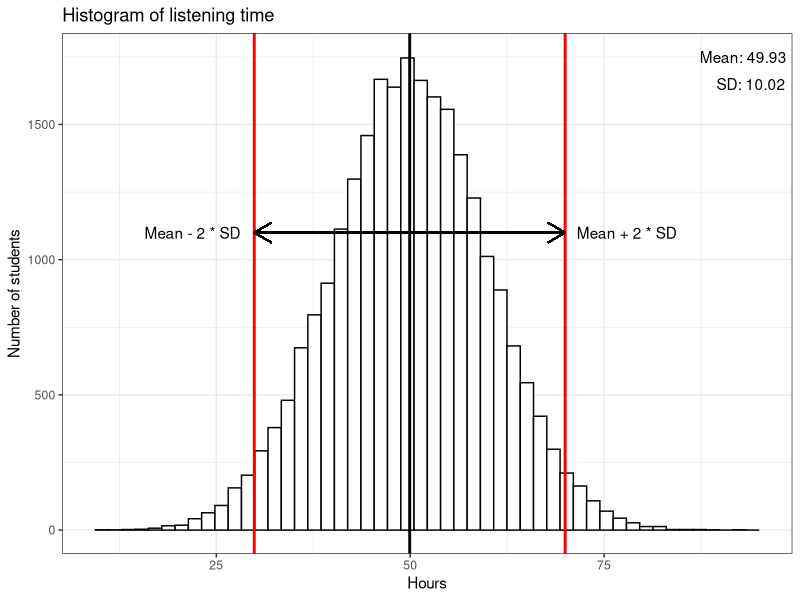
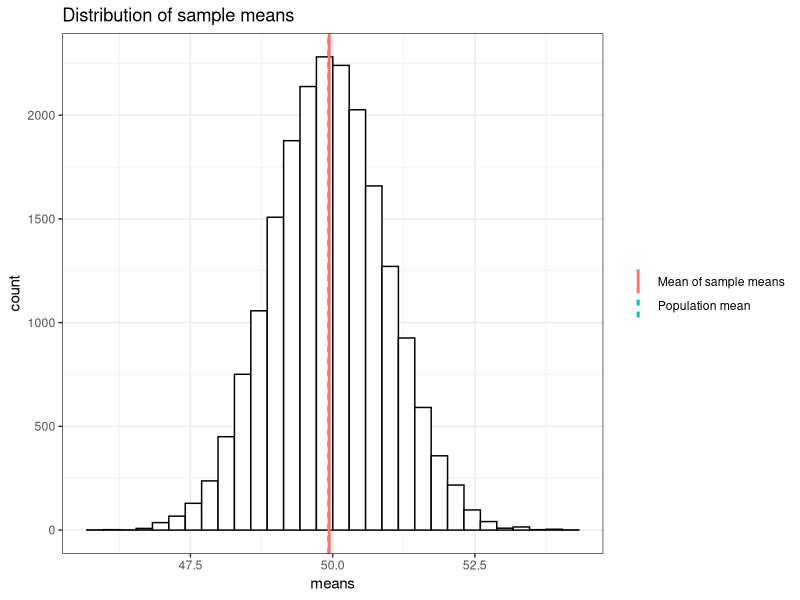

Here is the R script that generated these plots, in order: (Note: this script raises an error after producing the figures.)
## ---- chunk 1
knitr::opts_chunk$set(echo = TRUE)
## ---- chunk 2
library(tidyverse)
set.seed(321)
hours <- rnorm(25000, 50, 10)

ggplot(data.frame(hours)) +
  geom_histogram(aes(hours), bins = 50, fill = 'white', color = 'black') +
  ggtitle("Histogram of listening time") +
  labs(y = 'Number of students', x = 'Hours') +
  theme_bw() +
  geom_vline(xintercept = mean(hours), size = 1) +
  geom_vline(xintercept = mean(hours)+2*sd(hours), colour = "red", size = 1) +
  geom_vline(xintercept = mean(hours)-2*sd(hours), colour = "red", size = 1) +
  annotate("text", x = mean(hours) + 43, y = 1750, 
           label = paste("Mean:", round(mean(hours), 2))) +
  annotate("text", x = mean(hours) + 44, y = 1650,
           label = paste("SD:", round(sd(hours), 2))) +
  geom_segment(aes(x = mean(hours), y = 1100, yend = 1100, xend = (mean(hours) - 2*sd(hours))), lineend = "butt", linejoin = "round",
     size = 0.5, arrow = arrow(length = unit(0.2, "inches"))) +
  geom_segment(aes(x = mean(hours), y = 1100, yend = 1100, xend = (mean(hours) + 2*sd(hours))), lineend = "butt", linejoin = "round",
     size = 0.5, arrow = arrow(length = unit(0.2, "inches"))) +
  annotate("text", x = mean(hours) + 28, y = 1100, label = "Mean + 2 * SD" )+
  annotate("text", x = mean(hours) -28, y = 1100, label = "Mean - 2 * SD" )
## ---- chunk 3
student_sample <- sample(1:25000, size = 100, replace = FALSE)
(m1 <- mean(hours[student_sample]))
## ---- chunk 4
set.seed(12345)
samples <- 20000
means <- matrix(NA, nrow = samples)
for (i in 1:samples){
  student_sample <- sample(1:25000, size = 100, replace = FALSE)
  means[i,] <- mean(hours[student_sample])
}

meansdf <- data.frame('true' = mean(hours), 'sample' = mean(means))
meansdf <- gather(meansdf)
ggplot(data.frame(means)) +
  geom_histogram(aes(x = means), bins = 30, fill='white', color='black') +
  theme_bw() +
  geom_vline(data = meansdf, aes(xintercept = value, color = key, linetype = key), size=1) +
  scale_color_discrete(labels = c("Mean of sample means", "Population mean")) +
  scale_linetype_discrete(labels = c("Mean of sample means", "Population mean")) +
  theme(legend.title = element_blank()) +
  ggtitle('Distribution of sample means')
## ---- chunk 5
head(means, 5)
min(means)
max(means)
## ---- chunk 6
#student_sample <- sample(1:25000, size = 100, replace = FALSE)
#means <- hours[student_sample]

set.seed(8830)
student_sample <- sample(1:25000, size = 100, replace = FALSE)
means1 <- hours[student_sample]
plot1 <- ggplot(data.frame(means1)) +
  geom_histogram(aes(x = means1), bins = 30, fill='white', color='black') +
  theme_bw() + xlab("Hours") +
  geom_vline(aes(xintercept = mean(means1)), size=1) +
  ggtitle(paste('Mean: ',round(mean(means1),2)))

set.seed(6789)
student_sample <- sample(1:25000, size = 100, replace = FALSE)
means1 <- hours[student_sample]
plot2 <- ggplot(data.frame(means1)) +
  geom_histogram(aes(x = means1), bins = 30, fill='white', color='black') +
  theme_bw() + xlab("Hours") +
  geom_vline(aes(xintercept = mean(means1)), size=1) +
  ggtitle(paste('Mean: ',round(mean(means1),2)))

set.seed(3904)
student_sample <- sample(1:25000, size = 100, replace = FALSE)
means1 <- hours[student_sample]
plot3 <- ggplot(data.frame(means1)) +
  geom_histogram(aes(x = means1), bins = 30, fill='white', color='black') +
  theme_bw() + xlab("Hours") +
  geom_vline(aes(xintercept = mean(means1)), size=1) +
  ggtitle(paste('Mean: ',round(mean(means1),2)))

set.seed(3333)
student_sample <- sample(1:25000, size = 100, replace = FALSE)
means1 <- hours[student_sample]
plot4 <- ggplot(data.frame(means1)) +
  geom_histogram(aes(x = means1), bins = 30, fill='white', color='black') +
  theme_bw() + xlab("Hours") +
  geom_vline(aes(xintercept = mean(means1)), size=1) +
  ggtitle(paste('Mean: ',round(mean(means1),2)))

p <- plot_grid(plot1, plot2, plot3, plot4, ncol = 2,
           labels = c("A", "B","C","D"))
title <- ggdraw() + draw_label('Distribution of listening times in four different samples', fontface='bold')
p <- plot_grid(title, p, ncol=1, rel_heights=c(0.1, 1)) # rel_heights values control title margins
print(p)

## ---- chunk 7
library(cowplot)
library(gridExtra)
library(grid)
library(egg)
#install.packages("egg")
set.seed(12345)

sample_size = 10
samples <- 20000
means <- matrix(NA, nrow = samples)
for (i in 1:samples){
  student_sample <- sample(1:25000, size = sample_size, replace = FALSE)
  means[i,] <- mean(hours[student_sample])
}
meansdf <- data.frame('true' = mean(hours), 'sample' = mean(means))
meansdf <- gather(meansdf)
plot1 <- ggplot(data.frame(means)) +
  geom_histogram(aes(x = means), bins = 30, fill='white', color='black') +
  theme_bw() +
  geom_vline(data = meansdf, aes(xintercept = value, color = key, linetype = key), size=1) +
  scale_color_discrete(labels = c("Mean of sample means", "Population mean")) +
  scale_linetype_discrete(labels = c("Mean of sample means", "Population mean")) +
  theme(legend.position = "none") +  ggtitle('Sample size = 10')

sample_size = 100
samples <- 20000
means <- matrix(NA, nrow = samples)
for (i in 1:samples){
  student_sample <- sample(1:25000, size = sample_size, replace = FALSE)
  means[i,] <- mean(hours[student_sample])
}
meansdf <- data.frame('true' = mean(hours), 'sample' = mean(means))
meansdf <- gather(meansdf)
plot2 <- ggplot(data.frame(means)) +
  geom_histogram(aes(x = means), bins = 30, fill='white', color='black') +
  theme_bw() +
  geom_vline(data = meansdf, aes(xintercept = value, color = key, linetype = key), size=1) +
  scale_color_discrete(labels = c("Mean of sample means", "Population mean")) +
  scale_linetype_discrete(labels = c("Mean of sample means", "Population mean")) +
  theme(legend.position = "none") +  ggtitle('Sample size = 100')

sample_size = 1000
samples <- 20000
means <- matrix(NA, nrow = samples)
for (i in 1:samples){
  student_sample <- sample(1:25000, size = sample_size, replace = FALSE)
  means[i,] <- mean(hours[student_sample])
}
meansdf <- data.frame('true' = mean(hours), 'sample' = mean(means))
meansdf <- gather(meansdf)
plot3 <- ggplot(data.frame(means)) +
  geom_histogram(aes(x = means), bins = 30, fill='white', color='black') +
  theme_bw() +
  geom_vline(data = meansdf, aes(xintercept = value, color = key, linetype = key), size=1) +
  scale_color_discrete(labels = c("Mean of sample means", "Population mean")) +
  scale_linetype_discrete(labels = c("Mean of sample means", "Population mean")) +
  theme(legend.position = "none") +  ggtitle('Sample size = 1,000')

sample_size = 10000
samples <- 20000
means <- matrix(NA, nrow = samples)
for (i in 1:samples){
  student_sample <- sample(1:25000, size = sample_size, replace = FALSE)
  means[i,] <- mean(hours[student_sample])
}
meansdf <- data.frame('true' = mean(hours), 'sample' = mean(means))
meansdf <- gather(meansdf)
plot4 <- ggplot(data.frame(means)) +
  geom_histogram(aes(x = means), bins = 30, fill='white', color='black') +
  theme_bw() +
  geom_vline(data = meansdf, aes(xintercept = value, color = key, linetype = key), size=1) +
  scale_color_discrete(labels = c("Mean of sample means", "Population mean")) +
  scale_linetype_discrete(labels = c("Mean of sample means", "Population mean")) +
  theme(legend.position = "none") +
  ggtitle('Sample size = 10,000')

p <- plot_grid(plot1, plot2, plot3, plot4, ncol = 2,
           labels = c("A", "B","C","D"))
title <- ggdraw() + draw_label('Distribution of sample means', fontface='bold')
p <- plot_grid(title, p, ncol=1, rel_heights=c(0.1, 1)) # rel_heights values control title margins
print(p)
# now add the title
#title <- ggdraw() + draw_label("", fontface='bold')
#plot_grid(title, p, ncol=1, rel_heights=c(0.1, 1)) # rel_heights values control title margins

## ---- chunk 8
library(cowplot)
library(gridExtra)
library(grid)
library(egg)
library(truncnorm)
#install.packages("egg")
set.seed(12345)

hours1 <- rnorm(25000, 50, 1)
sample_size = 100
samples <- 20000
means <- matrix(NA, nrow = samples)
for (i in 1:samples){
  student_sample <- sample(1:25000, size = sample_size, replace = FALSE)
  means[i,] <- mean(hours1[student_sample])
}
meansdf <- data.frame('true' = mean(hours1), 'sample' = mean(means))
meansdf <- gather(meansdf)
plot1 <- ggplot(data.frame(means)) +
  geom_histogram(aes(x = means), bins = 30, fill='white', color='black') +
  theme_bw() +
  geom_vline(data = meansdf, aes(xintercept = value, color = key, linetype = key), size=1) +
  scale_color_discrete(labels = c("Mean of sample means", "Population mean")) +
  scale_linetype_discrete(labels = c("Mean of sample means", "Population mean")) +
  theme(legend.position = "none") +  ggtitle('Population SD = 1')


hours2 <- rnorm(25000, 50, 10)
sample_size = 100
samples <- 20000
means <- matrix(NA, nrow = samples)
for (i in 1:samples){
  student_sample <- sample(1:25000, size = sample_size, replace = FALSE)
  means[i,] <- mean(hours2[student_sample])
}
meansdf <- data.frame('true' = mean(hours2), 'sample' = mean(means))
meansdf <- gather(meansdf)
plot2 <- ggplot(data.frame(means)) +
  geom_histogram(aes(x = means), bins = 30, fill='white', color='black') +
  theme_bw() +
  geom_vline(data = meansdf, aes(xintercept = value, color = key, linetype = key), size=1) +
  scale_color_discrete(labels = c("Mean of sample means", "Population mean")) +
  scale_linetype_discrete(labels = c("Mean of sample means", "Population mean")) +
  theme(legend.position = "none") +  ggtitle('Population SD = 10')

p <- plot_grid(plot1, plot2, ncol = 2, 
           labels = c("A", "B"))
title <- ggdraw() + draw_label('Distribution of sample means', fontface='bold')
p <- plot_grid(title, p, ncol=1, rel_heights=c(0.1, 1)) # rel_heights values control title margins
print(p)
# now add the title
#title <- ggdraw() + draw_label("", fontface='bold')
#plot_grid(title, p, ncol=1, rel_heights=c(0.1, 1)) # rel_heights values control title margins

## ---- chunk 9
set.seed(321)
hours <- rgamma(25000, shape = 2, scale = 10)
ggplot(data.frame(hours)) +
  geom_histogram(aes(x = hours), bins = 30, fill='white', color='black') +
    geom_vline(xintercept = mean(hours), size = 1)  +  theme_bw() +
  ggtitle('Histogram of listening times')
## ---- chunk 10
#student_sample <- sample(1:25000, size = 100, replace = FALSE)
#means <- hours[student_sample]

set.seed(8830)
student_sample <- sample(1:25000, size = 100, replace = FALSE)
means1 <- hours[student_sample]
plot1 <- ggplot(data.frame(means1)) +
  geom_histogram(aes(x = means1), bins = 30, fill='white', color='black') +
  theme_bw() + xlab("Hours") +
  geom_vline(aes(xintercept = mean(means1)), size=1) +
  ggtitle(paste('Mean: ',round(mean(means1),2)))

set.seed(6789)
student_sample <- sample(1:25000, size = 100, replace = FALSE)
means1 <- hours[student_sample]
plot2 <- ggplot(data.frame(means1)) +
  geom_histogram(aes(x = means1), bins = 30, fill='white', color='black') +
  theme_bw() + xlab("Hours") +
  geom_vline(aes(xintercept = mean(means1)), size=1) +
  ggtitle(paste('Mean: ',round(mean(means1),2)))

set.seed(3904)
student_sample <- sample(1:25000, size = 100, replace = FALSE)
means1 <- hours[student_sample]
plot3 <- ggplot(data.frame(means1)) +
  geom_histogram(aes(x = means1), bins = 30, fill='white', color='black') +
  theme_bw() + xlab("Hours") +
  geom_vline(aes(xintercept = mean(means1)), size=1) +
  ggtitle(paste('Mean: ',round(mean(means1),2)))

set.seed(3333)
student_sample <- sample(1:25000, size = 100, replace = FALSE)
means1 <- hours[student_sample]
plot4 <- ggplot(data.frame(means1)) +
  geom_histogram(aes(x = means1), bins = 30, fill='white', color='black') +
  theme_bw() + xlab("Hours") +
  geom_vline(aes(xintercept = mean(means1)), size=1) +
  ggtitle(paste('Mean: ',round(mean(means1),2)))

p <- plot_grid(plot1, plot2, plot3, plot4, ncol = 2,
           labels = c("A", "B","C","D"))
title <- ggdraw() + draw_label('Distribution of listening times in four different samples', fontface='bold')
p <- plot_grid(title, p, ncol=1, rel_heights=c(0.1, 1)) # rel_heights values control title margins
print(p)

## ---- chunk 11
library(cowplot)
library(gridExtra)
library(grid)
library(egg)
#install.packages("egg")
set.seed(12345)

hours <- rgamma(25000, shape = 2, scale = 10)

samples <- 10
means <- matrix(NA, nrow = samples)
for (i in 1:samples){
  student_sample <- sample(1:25000, size = 100, replace = FALSE)
  means[i,] <- mean(hours[student_sample])
}

plot1 <- ggplot(data.frame(means)) +
  geom_histogram(aes(x = means), bins = 30, fill='white', color='black') +
  theme_bw() + xlim(14, 26) + 
  theme(legend.title = element_blank()) +
  ggtitle('10 samples') 

samples <- 100
means <- matrix(NA, nrow = samples)
for (i in 1:samples){
  student_sample <- sample(1:25000, size = 100, replace = FALSE)
  means[i,] <- mean(hours[student_sample])
}

plot2 <- ggplot(data.frame(means)) +
  geom_histogram(aes(x = means), bins = 30, fill='white', color='black') +
  theme_bw() + xlim(14, 26) +
  theme(legend.title = element_blank()) +
  ggtitle('100 samples') 

samples <- 1000
means <- matrix(NA, nrow = samples)
for (i in 1:samples){
  student_sample <- sample(1:25000, size = 100, replace = FALSE)
  means[i,] <- mean(hours[student_sample])
}

plot3 <- ggplot(data.frame(means)) +
  geom_histogram(aes(x = means), bins = 30, fill='white', color='black') +
  theme_bw() + xlim(14, 26) +
  theme(legend.title = element_blank()) +
  ggtitle('100 samples') 

samples <- 10000
means <- matrix(NA, nrow = samples)
for (i in 1:samples){
  student_sample <- sample(1:25000, size = 100, replace = FALSE)
  means[i,] <- mean(hours[student_sample])
}

plot4 <- ggplot(data.frame(means)) +
  geom_histogram(aes(x = means), bins = 30, fill='white', color='black') +
  theme_bw() + xlim(14, 26) +
  theme(legend.title = element_blank()) +
  ggtitle('1000 samples') 

p <- plot_grid(plot1, plot2, plot3, plot4, ncol = 2,
           labels = c("A", "B","C","D"))
title <- ggdraw() + draw_label('Distribution of sample means from gamma population', fontface='bold')
p <- plot_grid(title, p, ncol=1, rel_heights=c(0.1, 1)) # rel_heights values control title margins
print(p)

## ---- chunk 12
set.seed(321)
hours <- rgamma(25000, shape = 2, scale = 10)
samples <- 20000
means <- matrix(NA, nrow = samples)
for (i in 1:samples){
  student_sample <- sample(1:25000, size = 100, replace = FALSE)
  means[i,] <- mean(hours[student_sample])
}

ggplot(data.frame(means)) +
  geom_histogram(aes(x = means, y = ..density..), bins = 30, fill='white', color='black') +
  stat_function(xlim = c(14, 26), fun = dnorm, n = length(means), 
                args = list(mean = mean(hours), sd = sd(hours)/ sqrt(100)), 
                aes(color = 'Theoretical density')) +
  theme_bw() +
  theme(legend.title = element_blank()) +
  ggtitle('Distribution of sample means with gamma population') 
## ---- chunk 13
pnorm(1.96)

## ---- chunk 14
set.seed(12345)
samples <- 100
hours <- rnorm(25000, 50, 10)
means <- matrix(NA, nrow = samples)
for (i in 1:samples){
  student_sample <- sample(1:25000, size = 100, replace = FALSE)
  means[i,] <- mean(hours[student_sample])
}

means_sd <- data.frame(means, lower =  means - 2 * (sd(hours)/sqrt(100)), upper = means + 2 * (sd(hours)/sqrt(100)), y = 1:100)
means_sd$diff <- factor(ifelse(means_sd$lower > mean(hours) | means_sd$upper < mean(hours), 'No', 'Yes'))

ggplot(means_sd, aes(y = y)) +
  scale_y_continuous(breaks = seq(1, 100, by = 1), expand = c(0.005,0.005)) +
  geom_point(aes(x = means, color = diff)) +
  geom_errorbarh(aes(xmin = lower, xmax = upper, color = diff)) +
  geom_vline(xintercept = mean(hours)) +
  scale_color_manual(values = c("red", "black")) +
  guides(color=guide_legend(title="True mean in CI")) +
  theme_bw()
